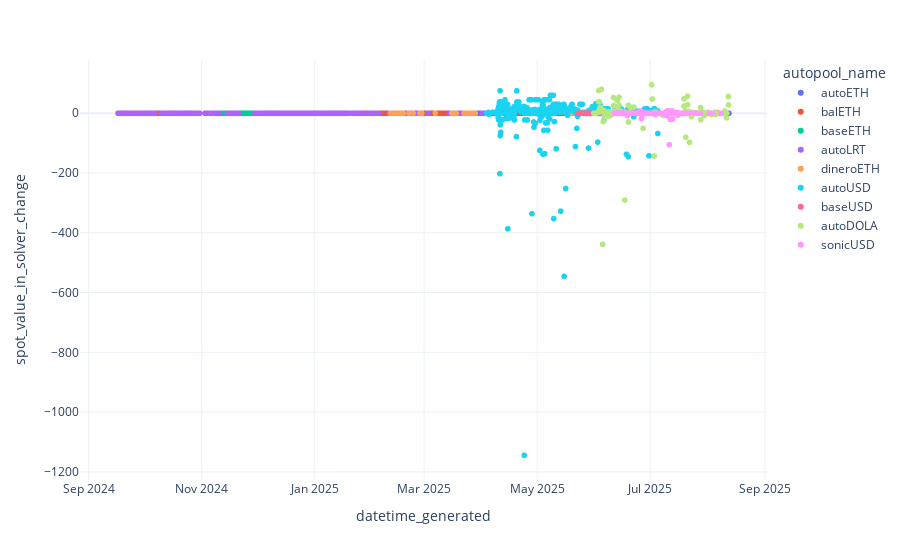

Notebook cell for this chart:
### Code cell
px.scatter(
    local_df,
    y="spot_value_in_solver_change",
    x="datetime_generated",
    color="autopool_name",
)

### Figure 1 — Plotly figure (JSON) as saved in the notebook; plotly's stock layout.template omitted (floating-point values rounded to 4 significant figures; data arrays with more than 128 entries replaced by an {"elided": "..."} marker saying what was removed)
{"data": [{"hovertemplate": "autopool_name=autoETH<br>datetime_generated=%{x}<br>spot_value_in_solver_change=%{y}<extra></extra>", "legendgroup": "autoETH", "marker": {"color": "#636efa", "symbol": "circle"}, "mode": "markers", "name": "autoETH", "showlegend": true, "type": "scattergl", "x": {"elided": "556 str values"}, "xaxis": "x", "y": {"elided": "556 float values"}, "yaxis": "y"}, {"hovertemplate": "autopool_name=balETH<br>datetime_generated=%{x}<br>spot_value_in_solver_change=%{y}<extra></extra>", "legendgroup": "balETH", "marker": {"color": "#EF553B", "symbol": "circle"}, "mode": "markers", "name": "balETH", "showlegend": true, "type": "scattergl", "x": {"elided": "298 str values"}, "xaxis": "x", "y": {"elided": "298 float values"}, "yaxis": "y"}, {"hovertemplate": "autopool_name=baseETH<br>datetime_generated=%{x}<br>spot_value_in_solver_change=%{y}<extra></extra>", "legendgroup": "baseETH", "marker": {"color": "#00cc96", "symbol": "circle"}, "mode": "markers", "name": "baseETH", "showlegend": true, "type": "scattergl", "x": {"elided": "250 str values"}, "xaxis": "x", "y": {"elided": "250 float values"}, "yaxis": "y"}, {"hovertemplate": "autopool_name=autoLRT<br>datetime_generated=%{x}<br>spot_value_in_solver_change=%{y}<extra></extra>", "legendgroup": "autoLRT", "marker": {"color": "#ab63fa", "symbol": "circle"}, "mode": "markers", "name": "autoLRT", "showlegend": true, "type": "scattergl", "x": {"elided": "230 str values"}, "xaxis": "x", "y": {"elided": "230 float values"}, "yaxis": "y"}, {"hovertemplate": "autopool_name=dineroETH<br>datetime_generated=%{x}<br>spot_value_in_solver_change=%{y}<extra></extra>", "legendgroup": "dineroETH", "marker": {"color": "#FFA15A", "symbol": "circle"}, "mode": "markers", "name": "dineroETH", "showlegend": true, "type": "scattergl", "x": ["2025-05-20T09:00:41+00:00", "2025-05-24T00:00:41+00:00", "2025-02-13T09:00:40+00:00", "2025-03-28T06:00:40+00:00", "2025-02-26T18:00:40+00:00", "2025-03-23T18:00:40+00:00", "2025-02-17T18:09:42+00:00", "2025-05-31T06:00:41+00:00", "2025-02-27T09:00:40+00:00", "2025-05-30T12:00:40+00:00", "2025-03-28T15:00:40+00:00", "2025-06-02T12:00:41+00:00", "2025-03-24T03:00:40+00:00", "2025-06-19T12:00:15+00:00", "2025-02-16T12:00:40+00:00", "2025-02-14T00:45:49+00:00", "2025-05-20T18:00:41+00:00", "2025-02-16T04:38:44+00:00", "2025-05-22T06:00:41+00:00", "2025-03-27T03:00:40+00:00", "2025-05-23T00:00:41+00:00", "2025-05-24T09:00:41+00:00", "2025-05-24T18:00:41+00:00", "2025-03-26T09:00:40+00:00", "2025-03-06T23:25:16+00:00", "2025-06-01T18:00:40+00:00", "2025-03-26T00:00:40+00:00", "2025-06-01T00:00:41+00:00", "2025-03-24T21:00:40+00:00", "2025-02-10T22:07:20+00:00", "2025-03-16T00:00:40+00:00", "2025-05-31T15:00:42+00:00", "2025-05-30T03:00:40+00:00", "2025-02-23T03:00:40+00:00", "2025-03-17T21:00:40+00:00", "2025-02-17T09:00:40+00:00", "2025-03-18T06:00:40+00:00", "2025-05-19T15:59:40+00:00", "2025-02-20T21:00:40+00:00", "2025-02-14T21:00:40+00:00", "2025-02-15T21:00:40+00:00", "2025-06-01T09:00:41+00:00", "2025-03-25T15:00:40+00:00", "2025-05-29T18:00:41+00:00", "2025-03-27T21:00:40+00:00", "2025-02-14T06:50:02+00:00", "2025-06-02T21:00:41+00:00", "2025-02-15T03:58:44+00:00", "2025-02-15T12:00:40+00:00", "2025-06-02T03:00:41+00:00", "2025-05-22T15:00:41+00:00", "2025-03-25T06:00:40+00:00", "2025-02-13T18:00:40+00:00", "2025-02-14T14:13:07+00:00", "2025-02-13T02:09:12+00:00", "2025-02-12T18:18:03+00:00", "2025-03-26T18:00:40+00:00", "2025-03-22T15:00:40+00:00", "2025-02-27T18:00:40+00:00", "2025-03-27T12:00:40+00:00", "2025-05-23T09:00:41+00:00", "2025-05-20T00:00:41+00:00", "2025-05-30T21:00:41+00:00", "2025-02-17T00:00:40+00:00", "2025-07-07T21:00:15+00:00", "2025-07-08T06:00:14+00:00", "2025-07-29T12:00:14+00:00", "2025-07-29T21:00:14+00:00", "2025-07-30T06:00:14+00:00", "2025-07-30T15:00:15+00:00", "2025-07-31T00:00:14+00:00", "2025-07-31T21:00:13+00:00", "2025-08-01T06:00:14+00:00", "2025-08-01T15:00:14+00:00", "2025-08-04T21:00:14+00:00", "2025-08-09T15:00:14+00:00"], "xaxis": "x", "y": [0, 0.001112, 0.01446, 0.003904, 0.002345, 0, 0.005066, 0, -0.002345, 0, 0.002928, 0, 0.0007946, -0.002729, 0.007752, 0.009691, 0, 0, -0.007539, 0, 0.002312, -0.01298, 0.003122, 0, -0.003139, 0, 0, 0, -0.0007946, 0, 0, 0, 0, 0, 0, 0.003939, 0, 0, -0.022, 0, 0, 0, 0, 0, 0.005128, -0.05202, 0.003756, 0, 0, 0, 0.003356, 0, 0.01287, 0, 0.015, 0, 0, 0, 0.003139, 0, 0.001725, 0, 0.001257, 0.005242, -0.004007, 0.004198, 0, 0, 0, 0, 0, 0, 0, 0, 0, 0], "yaxis": "y"}, {"hovertemplate": "autopool_name=autoUSD<br>datetime_generated=%{x}<br>spot_value_in_solver_change=%{y}<extra></extra>", "legendgroup": "autoUSD", "marker": {"color": "#19d3f3", "symbol": "circle"}, "mode": "markers", "name": "autoUSD", "showlegend": true, "type": "scattergl", "x": {"elided": "618 str values"}, "xaxis": "x", "y": {"elided": "618 float values"}, "yaxis": "y"}, {"hovertemplate": "autopool_name=baseUSD<br>datetime_generated=%{x}<br>spot_value_in_solver_change=%{y}<extra></extra>", "legendgroup": "baseUSD", "marker": {"color": "#FF6692", "symbol": "circle"}, "mode": "markers", "name": "baseUSD", "showlegend": true, "type": "scattergl", "x": {"elided": "895 str values"}, "xaxis": "x", "y": {"elided": "895 float values"}, "yaxis": "y"}, {"hovertemplate": "autopool_name=autoDOLA<br>datetime_generated=%{x}<br>spot_value_in_solver_change=%{y}<extra></extra>", "legendgroup": "autoDOLA", "marker": {"color": "#B6E880", "symbol": "circle"}, "mode": "markers", "name": "autoDOLA", "showlegend": true, "type": "scattergl", "x": {"elided": "151 str values"}, "xaxis": "x", "y": {"elided": "151 float values"}, "yaxis": "y"}, {"hovertemplate": "autopool_name=sonicUSD<br>datetime_generated=%{x}<br>spot_value_in_solver_change=%{y}<extra></extra>", "legendgroup": "sonicUSD", "marker": {"color": "#FF97FF", "symbol": "circle"}, "mode": "markers", "name": "sonicUSD", "showlegend": true, "type": "scattergl", "x": {"elided": "220 str values"}, "xaxis": "x", "y": {"elided": "220 float values"}, "yaxis": "y"}], "layout": {"legend": {"title": {"text": "autopool_name"}, "tracegroupgap": 0}, "margin": {"t": 60}, "xaxis": {"anchor": "y", "domain": [0, 1], "title": {"text": "datetime_generated"}}, "yaxis": {"anchor": "x", "domain": [0, 1], "title": {"text": "spot_value_in_solver_change"}}}}
